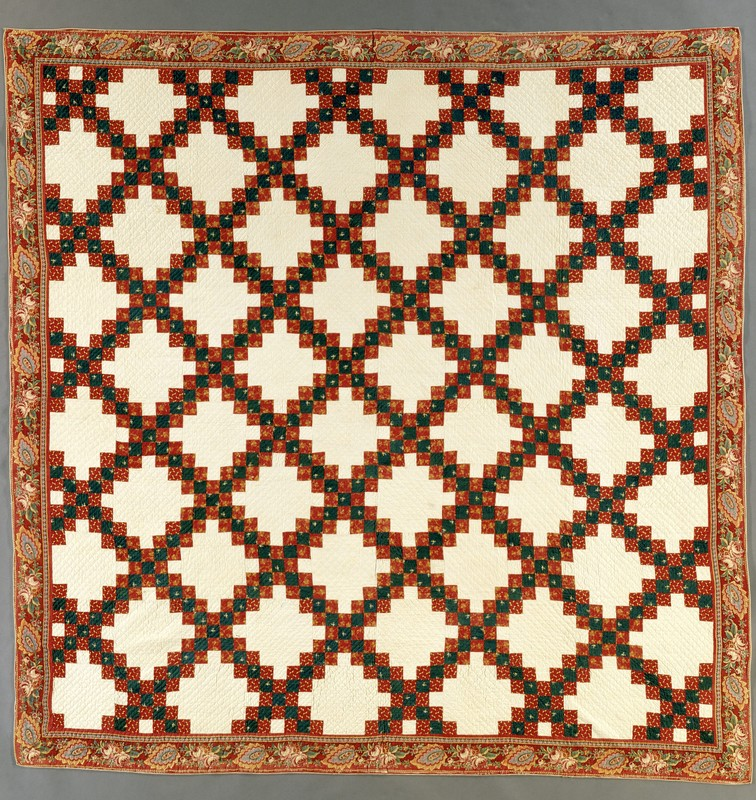
#> input picture corpus/images/lacma-54871.jpg, 756 x 800 px; its folder holds only this picture in this run
$ python -i repeats.py   (imports and definitions only)   (older library calls are emulated)
#> lines starting #> are read from the running program, lines starting #| are printed output that depends on the picture
#> further down, picture is the input picture: shape (800, 756, 3); mean B, G, R 112.4, 138.2, 171.5
"""Repeat detection (sprint 1 label detector + sprint 3 S4 image level).

Label level: mean(a == b) over the overlap of a grid and its shifted self IS
the normalized 2D autocorrelation of the one-hot fabric encoding, evaluated
axis-aligned. The >= MATCH_THRESHOLD exact-match early return is the
sprint 1 path, preserved VERBATIM (it keeps the L0-L2 legacy pin byte-law
trivially); the S4 soft vote engages only when no exact match exists and
picks the SMALLEST period whose score is within SOFT_FACTOR of the best,
preserving minimal-period selection on noisy grids.

Image level (S4, issue #70): FFT-accelerated normalized autocorrelation of
the high-passed rectified grayscale over a FIXED-FRACTION central inset
(the detected-border interior is garbage exactly when this matters most).
Fundamental selection mirrors grid.py's frozen rule: the smallest local
maximum comparably strong (>= 0.5x) to the strongest, under a max-lag cap.

Intra-cell coherence (S4): edge energy inside cells vs on the boundary
bands after a pitch-scaled blur (sigma = pitch/8) that kills print speckle
but keeps piecing seams. Measured S0 populations: squares <= 0.904 (the
quilting-shadow fixture is the worst), non-square >= 1.216; the frozen
T3 = 1.05 separates them.
"""

import cv2
import numpy as np
from pydantic import BaseModel

MATCH_THRESHOLD = 0.999  # exact repeat on clean grids; tolerate a stray cell
SOFT_FACTOR = 0.95  # soft vote: smallest period within 5% of the best score
INSET_FRACTION = 0.75  # fixed central inset for image-level periodicity
MAX_LAG_FRACTION = 0.5  # periodicity search cap, fraction of inset extent
FUNDAMENTAL_FACTOR = 0.5  # mirrors grid.py's comparably-strong rule
HIGHPASS_SIGMA_FRACTION = 0.05  # detrend Gaussian, fraction of min dim
COHERENCE_BAND = 0.12  # boundary band half-width, in pitch units
VOTE_MIN_COPIES = 3  # frozen: minimum periodic copies on a voted axis
VOTE_HIGH_MARGIN = 0.8  # cells at or above this margin are never mutated
SUBLATTICE_MIN_ENERGY = 0.25  # admissibility floor for the half-pitch probe

# --- S1 (issue #93): block-lattice SNR evidence detector -----------------
# The FROZEN ladder + SNR shape, proposed by S0's baseline report on #92 and
# frozen by Jake on #91 (2026-07-10). These literals MIRROR the wasm-gate op
# in tests/fixtures/wasm_gate/ops.py exactly (production cannot import from
# tests/, so they are re-declared here and a cross-check test pins the two
# byte-aligned). A high pass only removes structure FINER than its sigma, so
# the fine rungs rescue the phone-cap ~10 px block that a single fixed detrend
# sigma collapses to SNR 0; large motif periods survive every rung.
LADDER_SIGMAS = (1.5, 3.0, 6.0)
SNR_HARMONICS = (1, 2, 3)  # fundamental + first two harmonics of the comb
SNR_MIN_LAG = 5  # grid.MIN_PITCH_PX; ignore the zero-lag envelope
SNR_STD_FLOOR = 1e-6  # a flat band carries no SNR
SNR_CHANNEL_FLOOR = 0.5  # a detrended channel below this std has no signal


class RepeatResult(BaseModel):
    period_rows: int  # 0 when no repeat found
    period_cols: int
    confidence: float


class PeriodicityResult(BaseModel):
    period_x: int  # 0 when no repetition found on the axis
    period_y: int
    score_x: float
    score_y: float

    @property
    def score(self) -> float:
        return max(self.score_x, self.score_y)


class BlockLatticeResult(BaseModel):
    """Peak-contrast 2D lattice evidence (S1, issue #93). period_* are 0 and
    channel is -1 when no lattice survives any ladder rung; snr is the
    min-over-axes statistic at the argmax (channel, sigma)."""

    period_x: int
    period_y: int
    snr: float  # min over axes at the argmax config: the block-lattice floor
    snr_x: float
    snr_y: float
    channel: int  # winning Lab channel index (0=L,1=a,2=b); -1 when none
    sigma: float  # winning detrend sigma; 0.0 when none


# [34 lines left out: functions _axis_period, detect_repeat, not called in this run]


# ---------------------------------------------------------------------------
# S4 image-level periodicity
# ---------------------------------------------------------------------------


def _profile_fundamental(profile: np.ndarray) -> tuple[int, float]:
    """Smallest comparably-strong local maximum (grid.py's frozen rule)."""
    lo = 5
    if len(profile) <= lo + 2:
        return 0, 0.0
    peaks = [
        i
        for i in range(lo + 1, len(profile) - 1)
        if profile[i] >= profile[i - 1] and profile[i] >= profile[i + 1] and profile[i] > 0
    ]
    if not peaks:
        return 0, 0.0
    strongest = max(float(profile[i]) for i in peaks)
    fundamental = next(i for i in peaks if profile[i] >= FUNDAMENTAL_FACTOR * strongest)
    return fundamental, float(profile[fundamental])


def image_periodicity(image_bgr: np.ndarray) -> PeriodicityResult:
    """Normalized autocorrelation periodicity of the high-passed grayscale
    over the fixed central inset; scores are zero-lag normalized (in [-1, 1],
    ~1 at a true lattice period, ~0 for aperiodic content)."""
    gray = cv2.cvtColor(image_bgr, cv2.COLOR_BGR2GRAY).astype(np.float32)
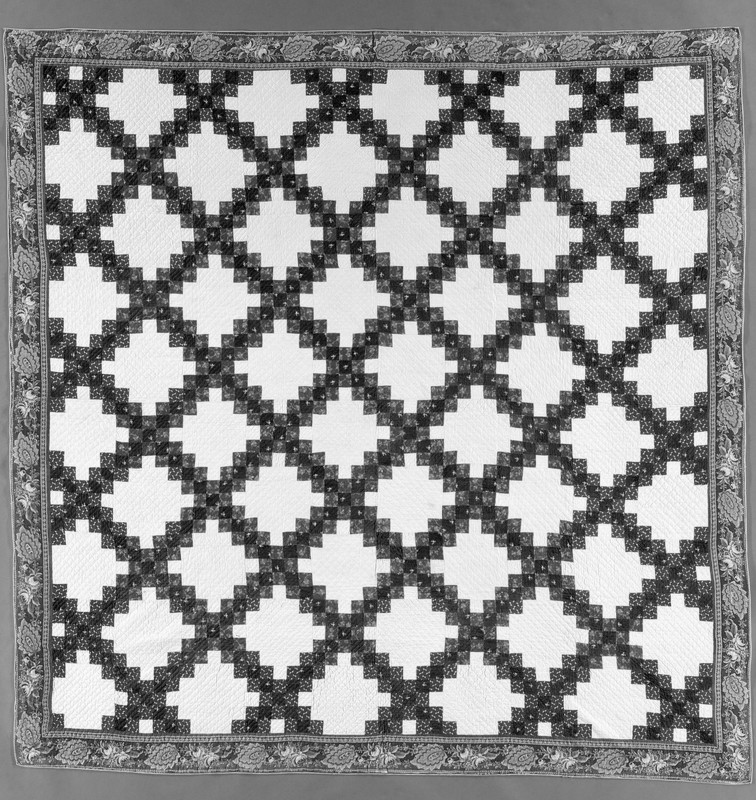
#> gray: shape (800, 756) float32; min 0, max 253, mean 145.2
    h, w = gray.shape
#> h = 800; w = 756
    inset_y = int(round(h * (1 - INSET_FRACTION) / 2))
#> inset_y = 100
    inset_x = int(round(w * (1 - INSET_FRACTION) / 2))
#> inset_x = 94
    crop = gray[inset_y : h - inset_y, inset_x : w - inset_x]
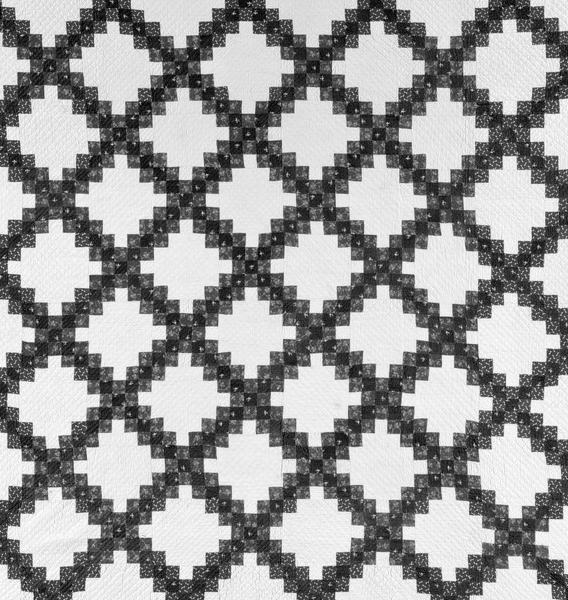
#> crop: shape (600, 568) float32; min 1, max 253, mean 153.8
    if crop.shape[0] < 32 or crop.shape[1] < 32:
        return PeriodicityResult(period_x=0, period_y=0, score_x=0.0, score_y=0.0)
    sigma = max(2.0, HIGHPASS_SIGMA_FRACTION * min(crop.shape))
#> sigma = 28.4
    highpass = crop - cv2.GaussianBlur(crop, (0, 0), sigma)
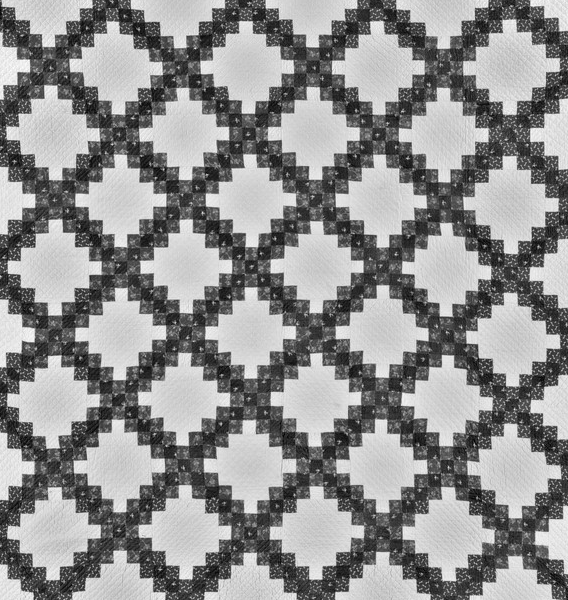
#> highpass: shape (600, 568) float32; min -150.6, max 115.6, mean 0.1; drawn with min black and max white
    # signal floor: a panel with no pattern detrends to (near-)zero, and
    # normalizing its numerical dust would score ~1 at every lag; any real
    # pattern's detrended std is orders of magnitude above half a gray level
    if float(highpass.std()) < 0.5:
        return PeriodicityResult(period_x=0, period_y=0, score_x=0.0, score_y=0.0)
    spectrum = cv2.dft(highpass, flags=cv2.DFT_COMPLEX_OUTPUT)
    power = spectrum[..., 0] ** 2 + spectrum[..., 1] ** 2
    packed = np.stack([power, np.zeros_like(power)], axis=-1)
    autocorr = cv2.dft(
        packed, flags=cv2.DFT_INVERSE | cv2.DFT_SCALE | cv2.DFT_COMPLEX_OUTPUT
    )[..., 0]
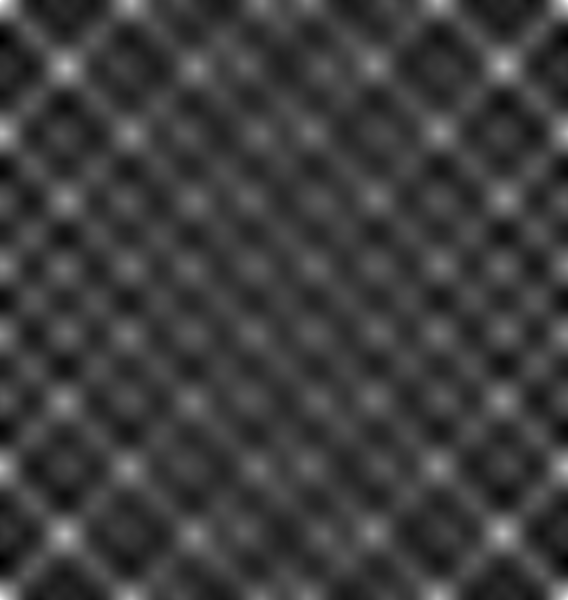
#> autocorr: shape (600, 568) float32; min -610265024, max 1.91e+09, mean 1207.7; drawn with min black and max white
    zero_lag = float(autocorr[0, 0])
#> zero_lag = 1.91e+09
    if zero_lag <= 0:
        return PeriodicityResult(period_x=0, period_y=0, score_x=0.0, score_y=0.0)
    max_x = int(crop.shape[1] * MAX_LAG_FRACTION)
#> max_x = 284
    max_y = int(crop.shape[0] * MAX_LAG_FRACTION)
#> max_y = 300
    profile_x = autocorr[0, :max_x] / zero_lag
#> profile_x = 284 values, max 1 at index 0, min -0.221 at index 39, mean 0.0546
    profile_y = autocorr[:max_y, 0] / zero_lag
#> profile_y = 300 values, max 1 at index 0, min -0.319 at index 40, mean 0.0417
    period_x, score_x = _profile_fundamental(profile_x)
#> in _profile_fundamental, `peaks = [ i for i in range(lo + 1, len(profile) - 1) if profile[i] >= ..`: peaks = [131, 179, 261]
#> in _profile_fundamental, `strongest = max(float(profile[i]) for i in peaks)`: strongest = 0.59
#> in _profile_fundamental, `fundamental = next(i for i in peaks if profile[i] >= FUNDAMENTAL_FACTO..`: fundamental = 131
#> period_x = 131; score_x = 0.59
    period_y, score_y = _profile_fundamental(profile_y)
#> period_y = 133; score_y = 0.618
#> (the run stopped early here; a loop or call above may not have finished)

$ run again, on corpus/images/lacma-54904.jpg
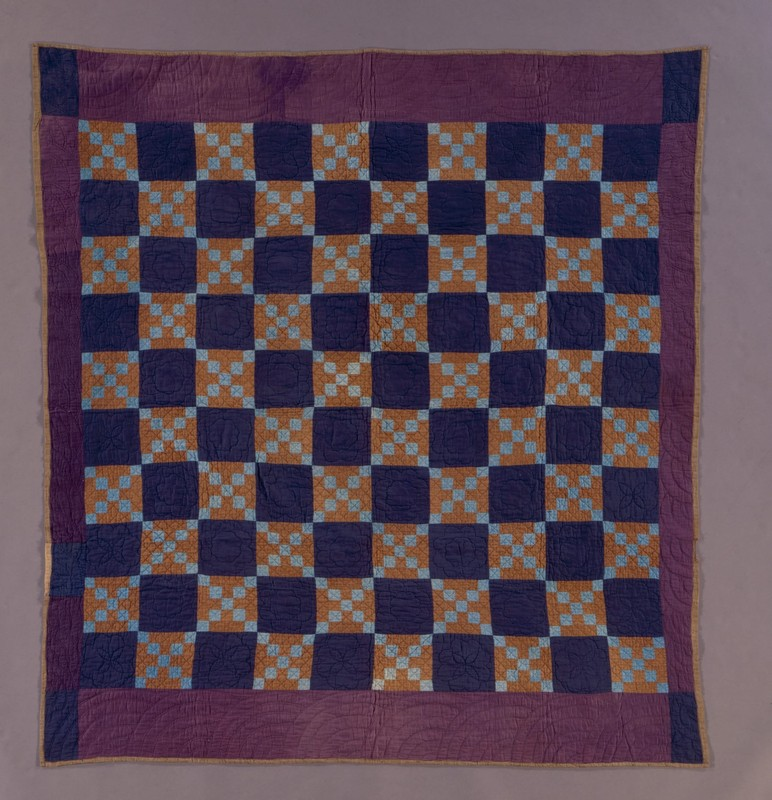
#> input picture corpus/images/lacma-54904.jpg, 772 x 800 px
#> picture is the input picture: shape (800, 772, 3); mean B, G, R 82.1, 70.4, 89
#> in image_periodicity, `highpass = crop - cv2.GaussianBlur(crop, (0, 0), sigma)`:
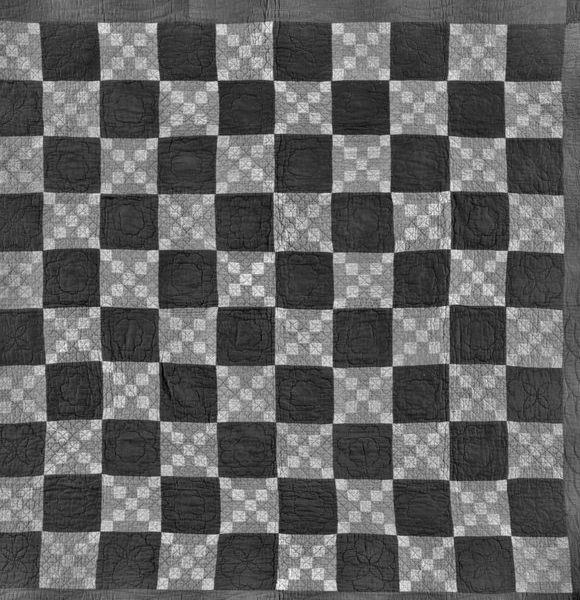
#> highpass: shape (600, 580) float32; min -65.38, max 100.6, mean 0; drawn with min black and max white
#> in image_periodicity, `autocorr = cv2.dft( packed, flags=cv2.DFT_INVERSE | cv2.DFT_SCALE | cv..`:
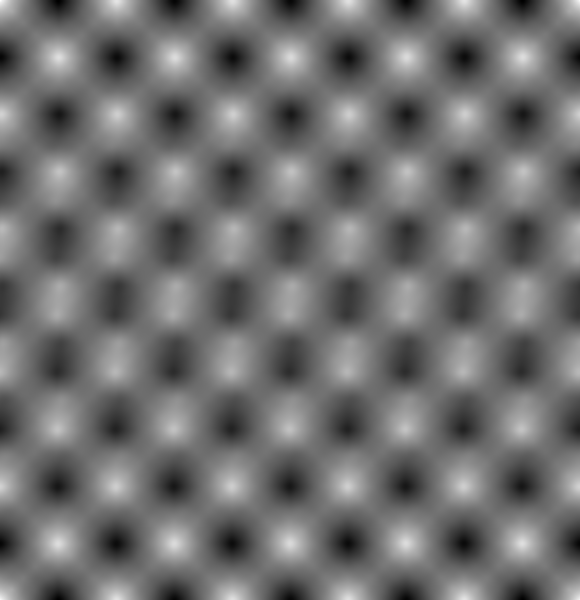
#> autocorr: shape (600, 580) float32; min -270970400, max 349220832, mean 69.2; drawn with min black and max white
#> zero_lag = 349220832
#> profile_x = 290 values, max 1 at index 0, min -0.776 at index 58, mean 0.00785
#> profile_y = 300 values, max 1 at index 0, min -0.73 at index 57, mean 0.00669
#> peaks = [116, 232]
#> strongest = 0.816
#> fundamental = 116
#> score_x = 0.816
#> period_y = 114; score_y = 0.682

$ run again, on corpus/images/lacma-58735.jpg
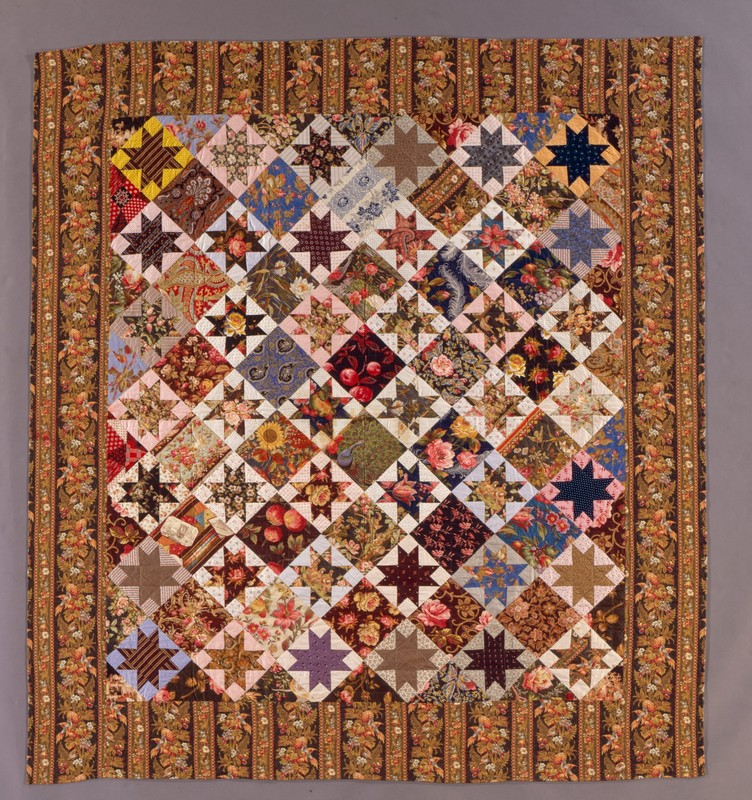
#> input picture corpus/images/lacma-58735.jpg, 752 x 800 px
#> picture is the input picture: shape (800, 752, 3); mean B, G, R 85.8, 103.9, 143.3
#> in image_periodicity, `highpass = crop - cv2.GaussianBlur(crop, (0, 0), sigma)`:
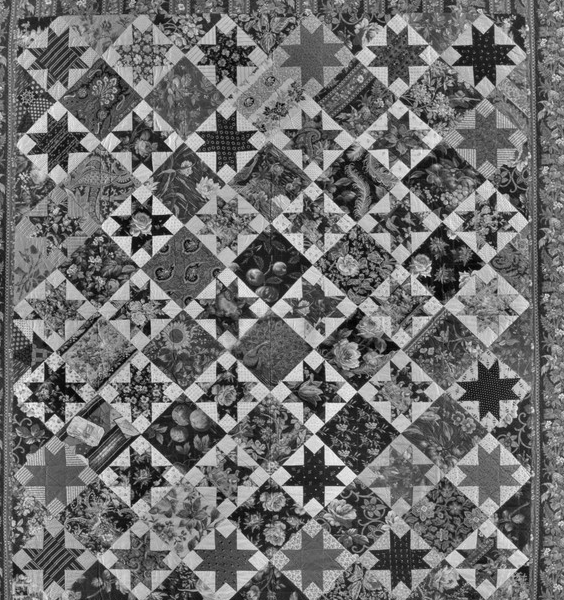
#> highpass: shape (600, 564) float32; min -111.5, max 140, mean 0; drawn with min black and max white
#> in image_periodicity, `autocorr = cv2.dft( packed, flags=cv2.DFT_INVERSE | cv2.DFT_SCALE | cv..`:
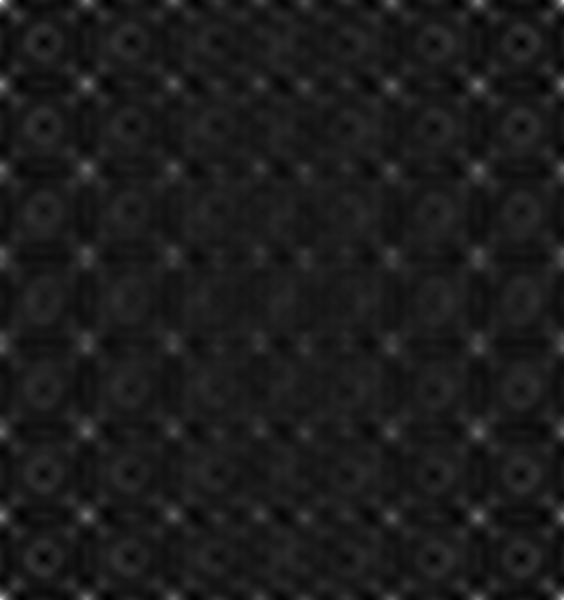
#> autocorr: shape (600, 564) float32; min -115006056, max 932613760, mean 392.9; drawn with min black and max white
#> zero_lag = 932613760
#> profile_x = 282 values, max 1 at index 0, min -0.121 at index 108, mean 0.0348
#> profile_y = 300 values, max 1 at index 0, min -0.0993 at index 21, mean 0.0447
#> peaks = [86, 130, 173, 217, 260]
#> strongest = 0.408
#> fundamental = 86
#> score_x = 0.408
#> period_y = 84; score_y = 0.442

$ run again, on corpus/images/lacma-60126.jpg
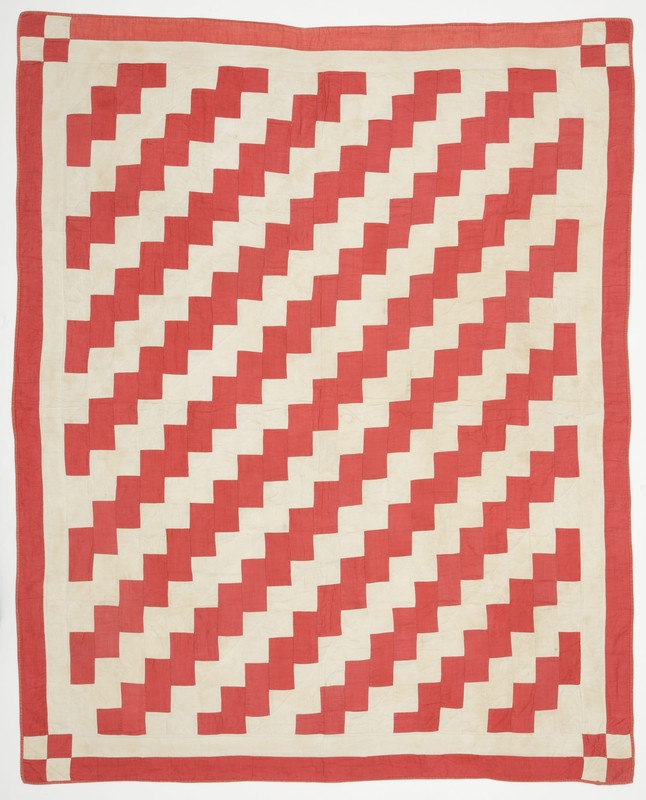
#> input picture corpus/images/lacma-60126.jpg, 646 x 800 px
#> picture is the input picture: shape (800, 646, 3); mean B, G, R 148.8, 160.5, 218.8
#> in image_periodicity, `highpass = crop - cv2.GaussianBlur(crop, (0, 0), sigma)`:
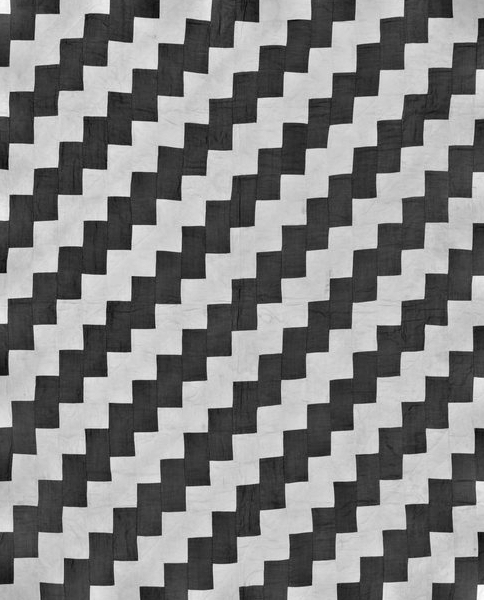
#> highpass: shape (600, 484) float32; min -77.41, max 74.74, mean 0; drawn with min black and max white
#> in image_periodicity, `autocorr = cv2.dft( packed, flags=cv2.DFT_INVERSE | cv2.DFT_SCALE | cv..`:
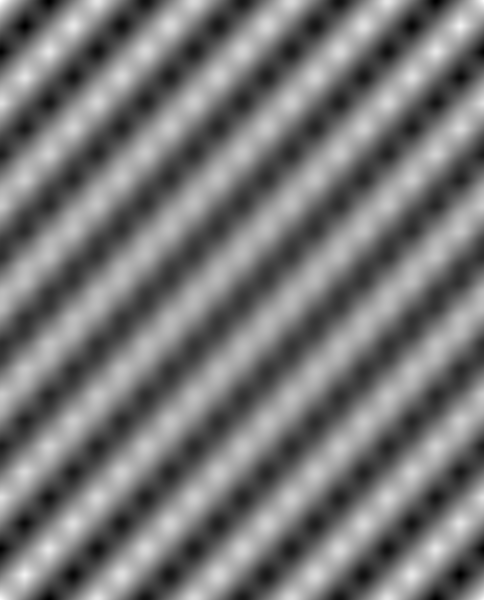
#> autocorr: shape (600, 484) float32; min -492376128, max 558165376, mean 5.2; drawn with min black and max white
#> zero_lag = 558165376
#> profile_x = 242 values, max 1 at index 0, min -0.882 at index 49, mean 0.00554
#> profile_y = 300 values, max 1 at index 0, min -0.861 at index 51, mean 0.00266
#> peaks = [97, 193]
#> strongest = 0.813
#> fundamental = 97
#> score_x = 0.813
#> period_y = 103; score_y = 0.772
